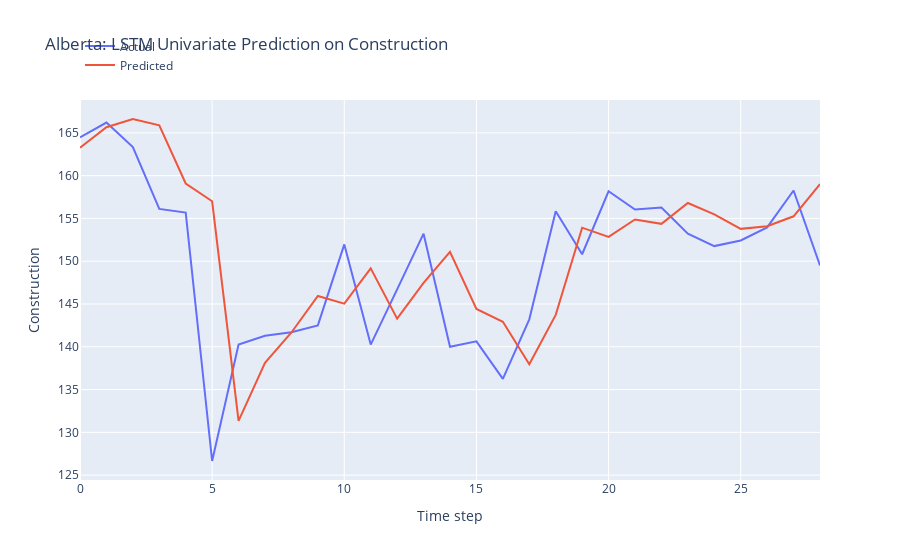

Here is the notebook cell this chart was saved with:
### Markdown cell above
LSTM Model Development

### Code cell
n_features = 1
X_train = X_train.reshape(X_train.shape[0], X_train.shape[1], n_features)

# define model
model = Sequential()
model.add(LSTM(50, activation='relu', input_shape=(n_steps, n_features)))
model.add(Dense(1))

# model = Sequential()
# model.add(LSTM(100, activation='relu', input_shape=(n_steps, n_features), kernel_regularizer=L2(0.001), return_sequences=True))
# model.add(LSTM(50, activation='relu', kernel_regularizer=L2(0.01)))
# model.add(Dense(1))

def r_squared(y_true, y_pred):
    SS_res =  K.sum(K.square(y_true - y_pred)) 
    SS_tot = K.sum(K.square(y_true - K.mean(y_true))) 
    return ( 1 - SS_res/(SS_tot + K.epsilon()) )

# Compile the model
model.compile(optimizer='adam', 
              loss='mse',
              metrics=[r_squared])

early_stopping = EarlyStopping(monitor='loss', patience=5, restore_best_weights=True)

# fit model
history = model.fit(X_train, y_train, 
          epochs = 20,
          batch_size = 32,
          verbose = 0,
          callbacks=[early_stopping])

# Obtain the MSE and R-squared from the last epoch
last_epoch_mse = history.history['loss'][-1]
last_epoch_r_squared = history.history['r_squared'][-1]

# Print the MSE and R-squared
print("Mean Squared Error (MSE) from the last epoch:", last_epoch_mse)
print("R-squared from the last epoch:", last_epoch_r_squared)

# plot loss and r2 score
plt.figure(figsize=(10, 6))

# Plot train loss
plt.plot(history.history['loss'], label='Train Loss')

# Plot train R-squared score
plt.plot(history.history['r_squared'], label='Train R2')

plt.title('Model Training Loss and R-squared Score')
plt.xlabel('Epochs')
plt.ylabel('Value')
plt.legend()
plt.grid(True)
plt.show()

# Evaluate the model
loss = model.evaluate(X_test, y_test)
print("MSE and R_squared:", loss)

# make prediction on test data
X_test = X_test.reshape(X_test.shape[0], X_test.shape[1], n_features)
y_pred = model.predict(X_test)

# Print the first 5 predictions and actual values
print("Predictions:")
flattened_predictions = [pred[0] for pred in y_pred[:10]]
print(flattened_predictions)
# print(y_pred[:10].tolist())
print("Actual values:")
rounded_actual_values = [round(value, len(str(prediction).split('.')[1])) for value, prediction in zip(y_test[:10], flattened_predictions)]
print(rounded_actual_values)

# plot the actual and predicted values for test data
trace1 = go.Scatter(x=np.arange(len(y_test)), y=y_test.flatten(), mode='lines', name='Actual')
trace2 = go.Scatter(x=np.arange(len(y_pred)), y=y_pred.flatten(), mode='lines', name='Predicted')

# Create layout
layout = go.Layout(
    title='Alberta: LSTM Univariate Prediction on Construction',
    xaxis=dict(title='Time step'),
    yaxis=dict(title='Construction'),
    legend=dict(x=0, y=1.18)
)

# Create figure
fig = go.Figure(data=[trace1, trace2], layout=layout)

# Show plot
fig.show()

### Figure 1 — Plotly figure (JSON) as saved in the notebook; plotly's stock layout.template omitted (floating-point values rounded to 4 significant figures)
{"data": [{"mode": "lines", "name": "Actual", "type": "scatter", "x": [0, 1, 2, 3, 4, 5, 6, 7, 8, 9, 10, 11, 12, 13, 14, 15, 16, 17, 18, 19, 20, 21, 22, 23, 24, 25, 26, 27, 28], "y": [164.5, 166.2, 163.3, 156.1, 155.7, 126.7, 140.3, 141.3, 141.7, 142.5, 152.0, 140.3, 146.7, 153.2, 140.0, 140.6, 136.2, 143.2, 155.8, 150.8, 158.2, 156.0, 156.3, 153.2, 151.8, 152.4, 154.0, 158.3, 149.5]}, {"mode": "lines", "name": "Predicted", "type": "scatter", "x": [0, 1, 2, 3, 4, 5, 6, 7, 8, 9, 10, 11, 12, 13, 14, 15, 16, 17, 18, 19, 20, 21, 22, 23, 24, 25, 26, 27, 28], "y": [163.3, 165.7, 166.6, 165.9, 159.1, 157.0, 131.3, 138.1, 141.7, 145.9, 145.0, 149.2, 143.3, 147.5, 151.1, 144.4, 142.9, 138.0, 143.7, 153.9, 152.8, 154.9, 154.4, 156.8, 155.5, 153.8, 154.1, 155.2, 159.0]}], "layout": {"legend": {"x": 0, "y": 1.18}, "title": {"text": "Alberta: LSTM Univariate Prediction on Construction"}, "xaxis": {"title": {"text": "Time step"}}, "yaxis": {"title": {"text": "Construction"}}}}
